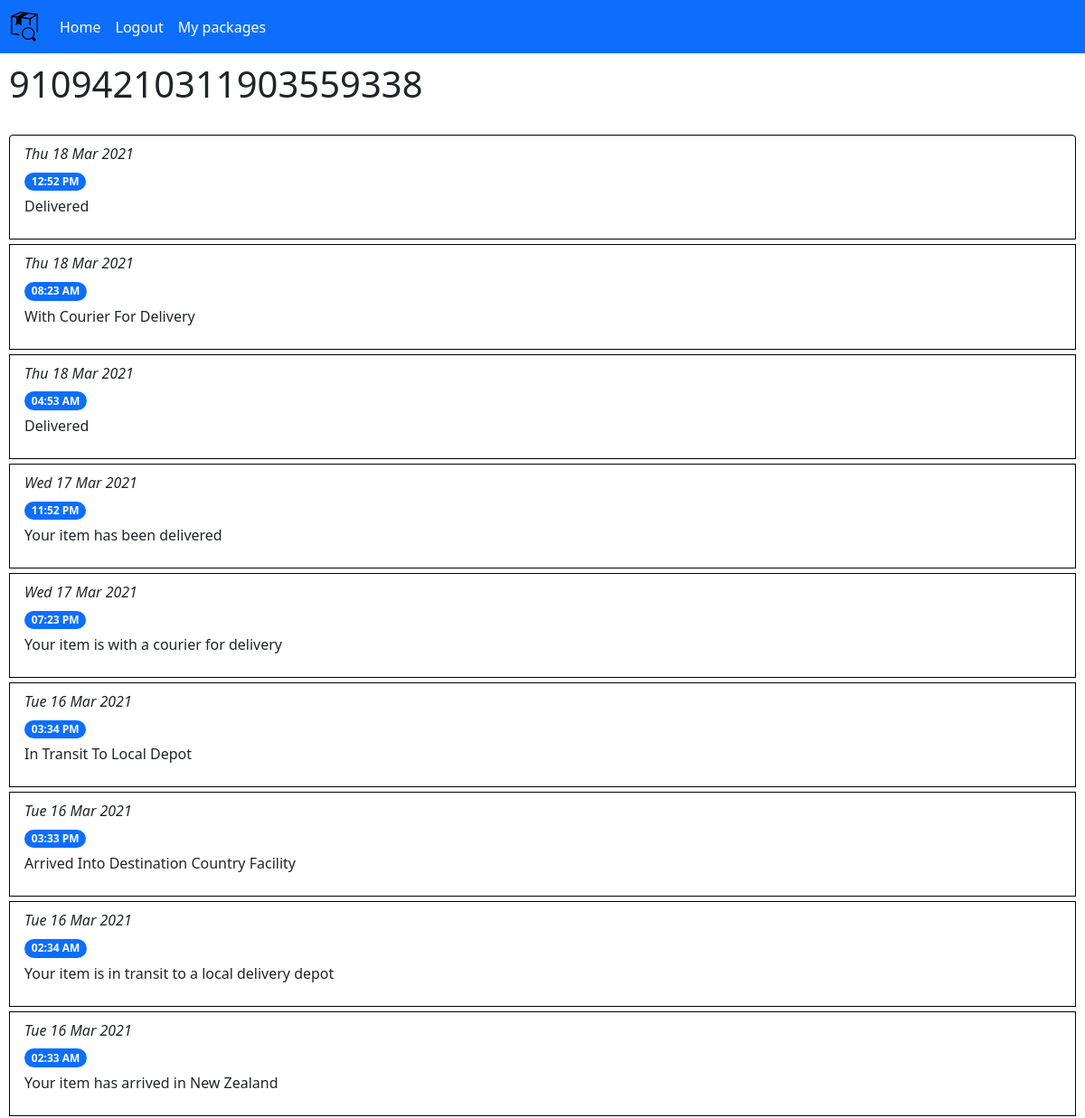
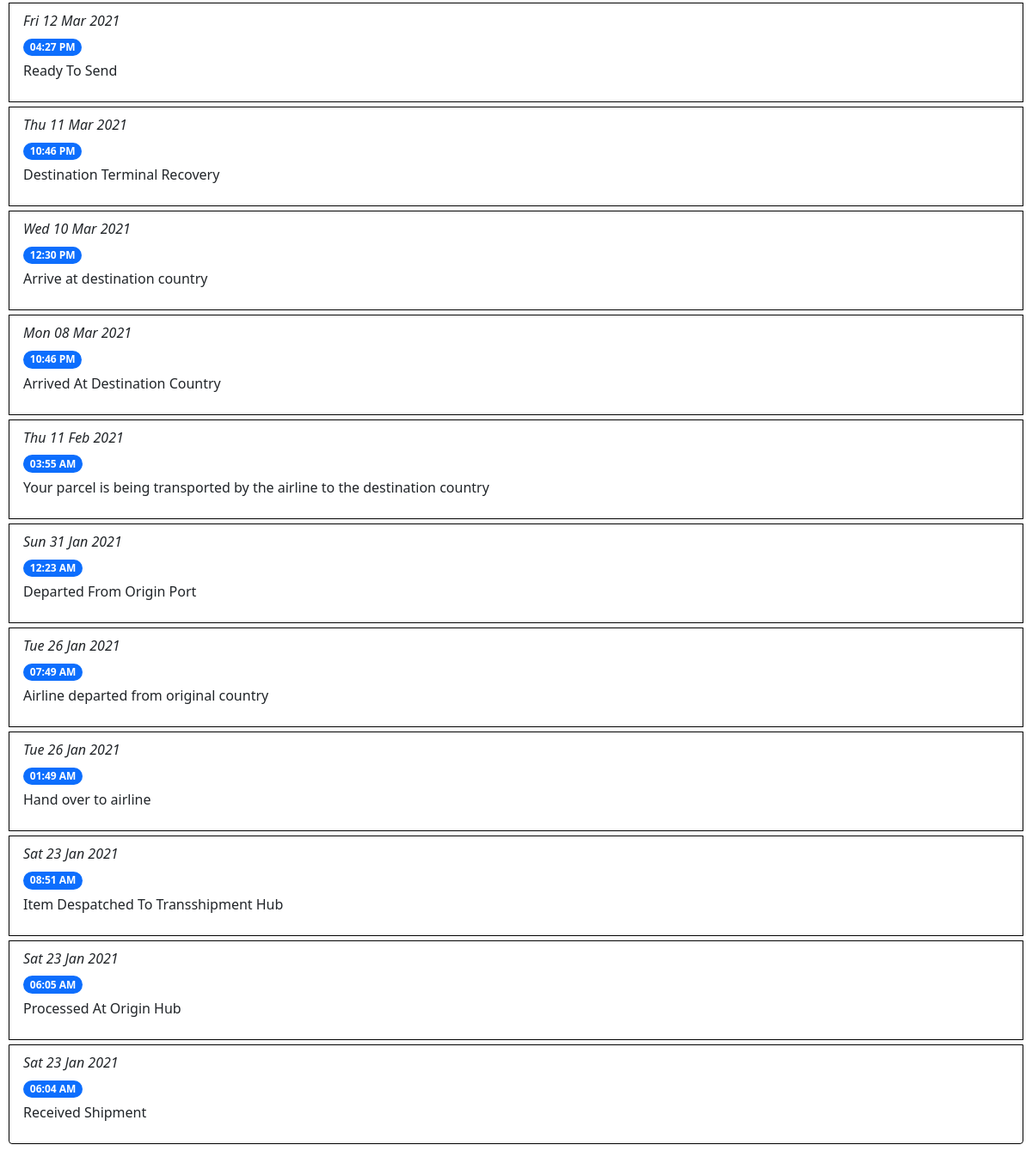
Screenshot of /packageDetails/1 (signed in) with the database file from the repository (2 pictures, top to bottom).
### tables this page shows
CREATE TABLE 'package_data' (
'id' INTEGER NOT NULL  PRIMARY KEY AUTOINCREMENT,
'package_id' INTEGER NOT NULL  REFERENCES 'packages' ('id'),
'date' TEXT(12) NOT NULL ,
'time' TEXT(8) NOT NULL ,
'data' TEXT NOT NULL 
);

### main.py (the view)
@app.route("/packageDetails/<int:packageID>")
@login_required
def viewPackage(packageID):
	packageData = packageHandler.getPackageData(packageID, session["userID"])
	if not packageData:
		flash("You are not tracking that package. Add it!", "primary")
		return redirect(url_for("packageList"))
	return render_template("packageData.html", packageData=packageData)

### main.py (called while the page is built)
def login_required(func):
	@wraps(func) # This decorator copies over function attributes like __name__, docstring etc. required by flask for some reason
	def wrapper(*args, **kwargs):
		if "userID" in session and session["userID"] > 0:
			return func(*args, **kwargs)
		else:
			flash("You need to log in to do that!", "danger")
			return redirect(url_for("login"))
	return wrapper

### packages.py (called while the page is built)
def createDBConnection(func):
	def wrapper(self, *args, **kwargs):
		with sqlite3.connect(self.dbPath) as con:
			self.con = con
			return func(self, *args, **kwargs)
	return wrapper

	@createDBConnection
	def getPackageData(self, packageID, userID):
		if self.isPackageAssociatedWithUser(packageID, userID) == False:
			return False
		cur = self.con.cursor() # Dictionary format cursor
		cur.row_factory = sqlite3.Row
		cur.execute("SELECT id, date, time, data FROM package_data WHERE package_id = ? UNION SELECT 0, COALESCE(title, trackingNumber) AS title, trackingNumber, NULL FROM packages WHERE id = ?", [packageID, packageID])
		result = cur.fetchall()
		cur.close()
		return result

	def isPackageAssociatedWithUser(self, packageID, userID):
		cur = self.con.cursor()
		cur.execute("SELECT id FROM packages WHERE user_id = ? AND id = ?", [userID, packageID])
		result = cur.fetchone()
		cur.close()
		if not result:
			return False
		return True

### templates/packageData.html (shortened to what this page needs)
{% from "includes/form_renderer.html" import render_form %}
{% extends "main_layout_container.html" %}
{% block body %}
	<div style="padding: 10px;">
		<h1>{{ packageData[0]["date"] }}</h1>
		<br>
		<ul class="list-group">
			{% if packageData|length < 2 %}
				<li class="list-group-item" style="border: 1px solid black; margin-bottom: 5px;">There is no tracking data for this package yet. Please try again in a few minutes.</li>
			{% else %}
				{% for data in packageData[1:] %}
					<li class="list-group-item" style="border: 1px solid black; margin-bottom: 5px;">
						<p class="fst-italic" style="margin-bottom: 5px;">{{ data["date"] }}</p>
						<span class="badge rounded-pill bg-primary">{{ data["time"] }}</span>
						<p style="margin-top: 5px;">{{ data["data"] }}</p>
					</li>
				{% endfor %}
			{% endif %}
		</ul>
	</div>
{% endblock %}

### rows the page displays
package_data: date "Thu 18 Mar 2021", time "12:52 PM", data "Delivered"
package_data: date "Thu 18 Mar 2021", time "08:23 AM", data "With Courier For Delivery"
package_data: date "Thu 18 Mar 2021", time "04:53 AM", data "Delivered"
package_data: date "Wed 17 Mar 2021", time "11:52 PM", data "Your item has been delivered"
package_data: date "Wed 17 Mar 2021", time "07:23 PM", data "Your item is with a courier for delivery"
package_data: date "Tue 16 Mar 2021", time "03:34 PM", data "In Transit To Local Depot"
package_data: date "Tue 16 Mar 2021", time "03:33 PM", data "Arrived Into Destination Country Facility"
package_data: date "Tue 16 Mar 2021", time "02:34 AM", data "Your item is in transit to a local delivery depot"
package_data: date "Tue 16 Mar 2021", time "02:33 AM", data "Your item has arrived in New Zealand"
package_data: date "Fri 12 Mar 2021", time "04:27 PM", data "Ready To Send"
package_data: date "Thu 11 Mar 2021", time "10:46 PM", data "Destination Terminal Recovery"
package_data: date "Wed 10 Mar 2021", time "12:30 PM", data "Arrive at destination country"
package_data: date "Mon 08 Mar 2021", time "10:46 PM", data "Arrived At Destination Country"
package_data: date "Thu 11 Feb 2021", time "03:55 AM", data "Your parcel is being transported by the airline to the destination country"
package_data: date "Sun 31 Jan 2021", time "12:23 AM", data "Departed From Origin Port"
package_data: date "Tue 26 Jan 2021", time "07:49 AM", data "Airline departed from original country"
package_data: date "Tue 26 Jan 2021", time "01:49 AM", data "Hand over to airline"
package_data: date "Sat 23 Jan 2021", time "08:51 AM", data "Item Despatched To Transshipment Hub"
package_data: date "Sat 23 Jan 2021", time "06:05 AM", data "Processed At Origin Hub"
package_data: date "Sat 23 Jan 2021", time "06:04 AM", data "Received Shipment"

### other values shown
{{ packageData[0]["date"] }} "91094210311903559338"
